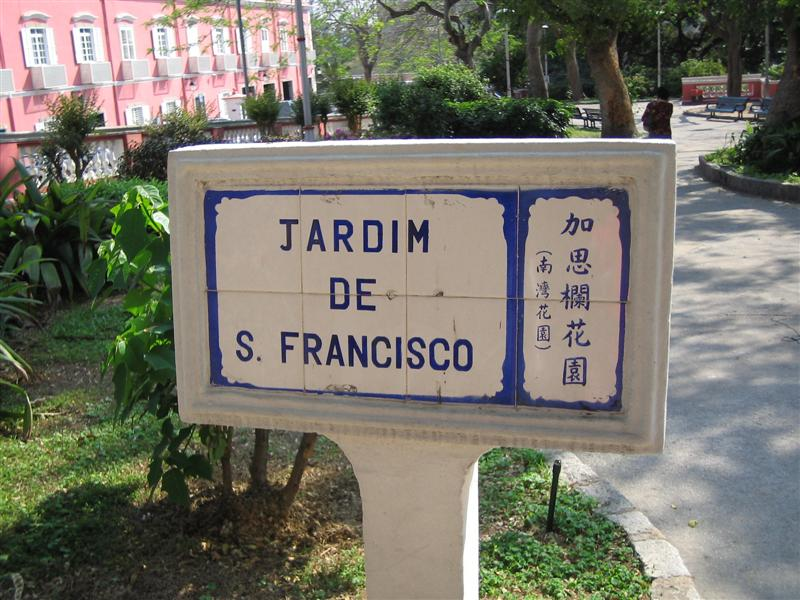
#> input picture street-sign.jpg, 800 x 600 px
$ jupyter execute lecture3.ipynb
#> lines starting #> are read from the running program, lines starting #| are printed output that depends on the picture; after the words box and inside, x2 and y2 are one past the last pixel; in counts of white or black regions, pixels touching at a corner belong together
# What is Pillow

Python Imaging Library (abbreviated as PIL) (in newer versions known as Pillow) is a free library for the Python programming language that adds support for opening, manipulating, and saving many different image file formats.

Some of the file formats supported are PPM, PNG, JPEG, GIF, TIFF, and BMP. It is also possible to create new file decoders to expand the library of file formats accessible.

# Usingh Pillow for imaging processing

## Read & write and display image
There are two general ways to display image, first method is using im.show() function of Pillow, however sometimes it may work well in jupyter.

The alternative method is using third party library called matplotlib to display it.

Here is an example.

[cell 1]
### read a image then display it###
from PIL import Image
import matplotlib.pyplot as plt
img=Image.open('./street-sign.jpg')
#> img is the input picture: PIL image 800x600 RGB; mean R, G, B 118.9, 116.9, 105.2
# %matplotlib inline  #用这条命令防止Jupyter返回内存地址，直接显示图片
plt.imshow(img)
plt.show()

[cell 2]
#### save a image
img=Image.open('./street-sign.jpg')
img.save('street-sign-save.jpg')

When you finish these steps, you will find a new file called street-sign-save.jpg in your left column

## Transform image
This part will tell you basic image transform information such as crop image size, rotate image, resize image etc.
### crop image
if your image is too big or some part of image is unuseful, you can crop it based on your idea.
Here is an example.

[cell 3]
### read a image then display it###
from PIL import Image
import matplotlib.pyplot as plt
img=Image.open('./street-sign.jpg')
region = (100,100,700,450)
cropImg = img.crop(region)
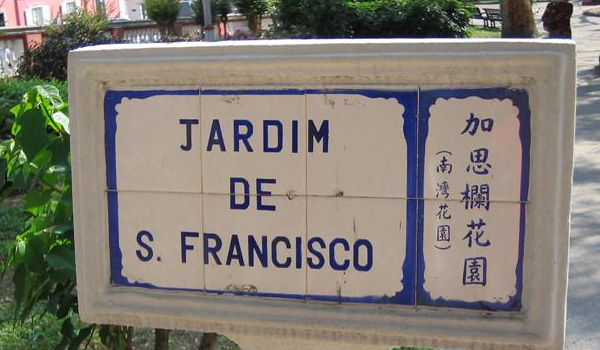
#> cropImg: PIL image 600x350 RGB; mean R, G, B 129.5, 124.3, 115.3
plt.imshow(cropImg)
plt.show()

### rotate image
if some images are not in good angle, you may need to rotate them to make them look better.
Here is an example.

[cell 4]
img_rotate = img.rotate(45)  ### you can change the number of rotate angle in this function.
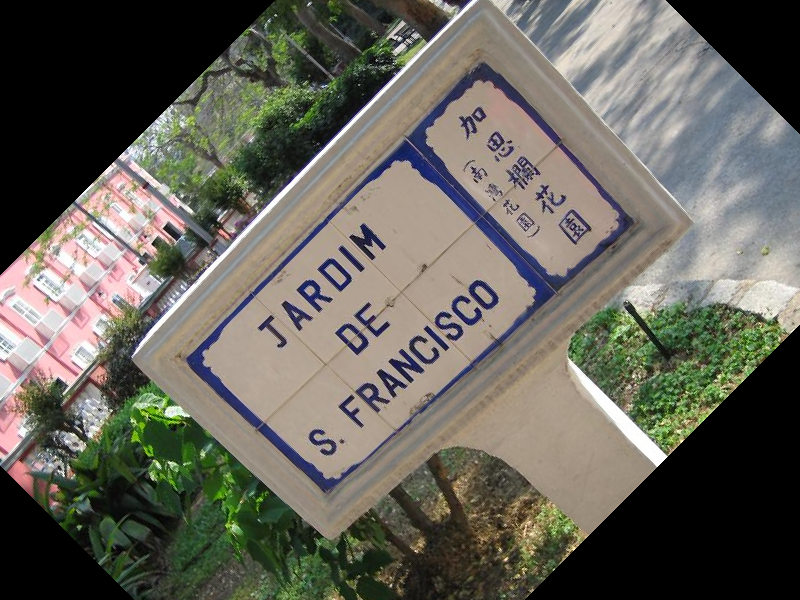
#> img_rotate: PIL image 800x600 RGB; mean R, G, B 101.8, 99.6, 90.3
plt.imshow(img_rotate)
plt.show()

[cell 5]
img_rotate = img.transpose(Image.ROTATE_90) ### here is another method, also could rotate image in the same way. ROTATE_90 means rotate 90 degree
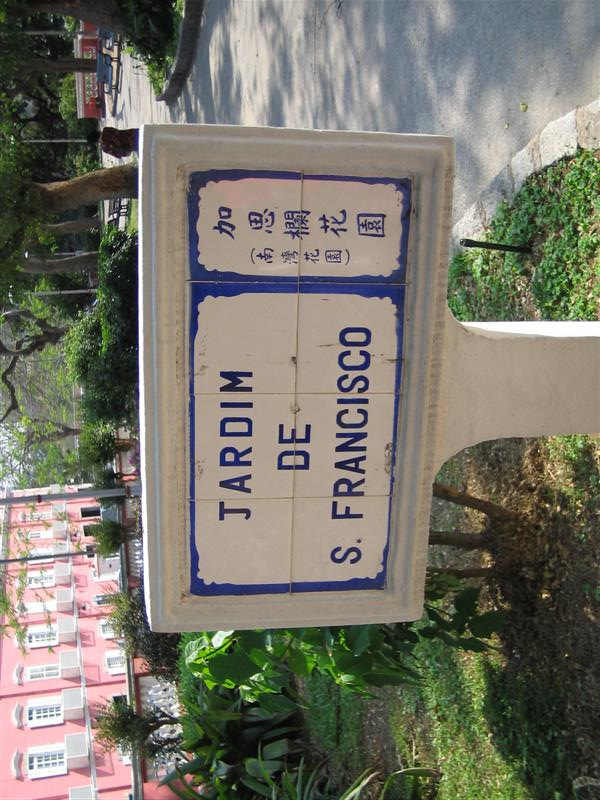
#> img_rotate: PIL image 600x800 RGB; mean R, G, B 118.9, 116.9, 105.2
plt.imshow(img_rotate)
plt.show()

### scale image
sometime images are too large to process or need to cost lots of time to calculate, you can resize images to make them more samller.
Here is an example.

[cell 6]
img_resize = img.resize((400, 300)) ## Scale the image to 300*400 pixel size
plt.imshow(img_resize)
plt.show()

## convert image
Pillow has its own conversion () method to convert images into different formats. Take gray scale image conversion as an example:

[cell 7]
### read a image then display it###
from PIL import Image
import matplotlib.pyplot as plt
img=Image.open('./street-sign.jpg')
img_convert = img.convert('L') ##L means grapscale mode，you can try RGB, F mode.  note if having error in this line, you may need upgrade matplotlib like this: pip install matplotlib --upgrade
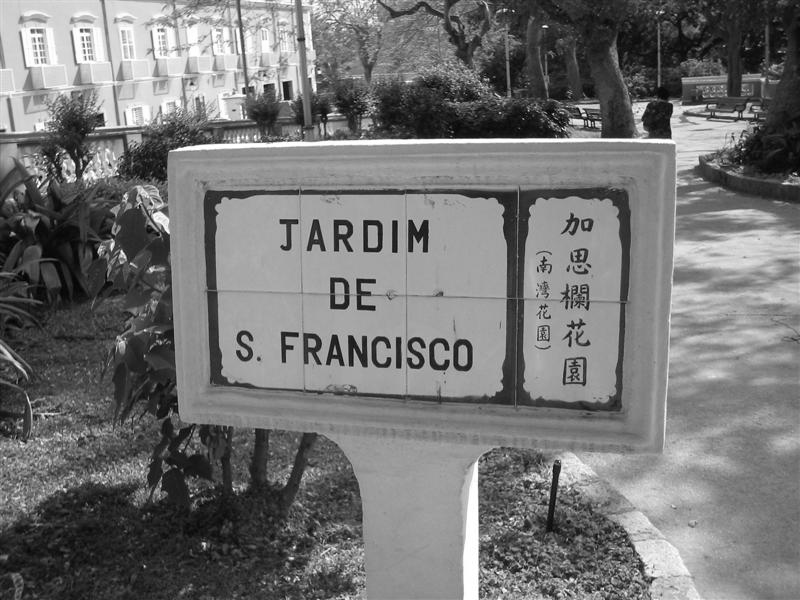
#> img_convert: PIL image 800x600 L; min 0, max 255, mean 116.2
plt.imshow(img_convert)
plt.show()

## image binaryzation

Image Binarization is the process of setting the gray value of the pixels on the image to 0 or 255, that is to say, the whole image presents obvious black-and-white effect.

In digital image processing, binary image plays a very important role. The binarization of image greatly reduces the amount of data in the image, so that the outline of the object can be highlighted.

In Pillow, we use point () method to judge each pixel of an image, and set its gray value to 0 or 255 according to its relative size with the mean value, then convert it into a binary image.

[cell 8]
WHITE, BLACK = 255, 0   #define gray constant value
img_point = img.point(lambda x: WHITE if x > 128 else BLACK)  #judge each pixel
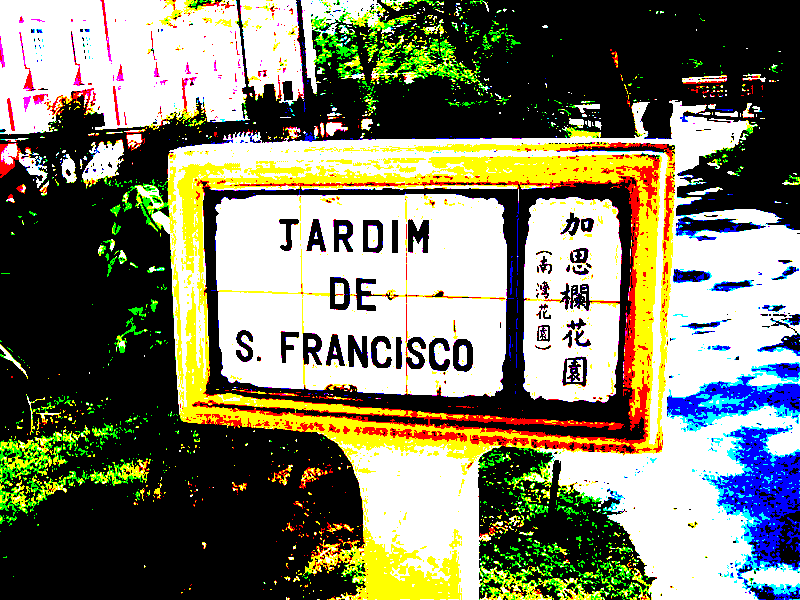
#> img_point: PIL image 800x600 RGB; mean R, G, B 126.1, 126.3, 103.9
img_binary = img_point.convert('1')  #convert to binary image
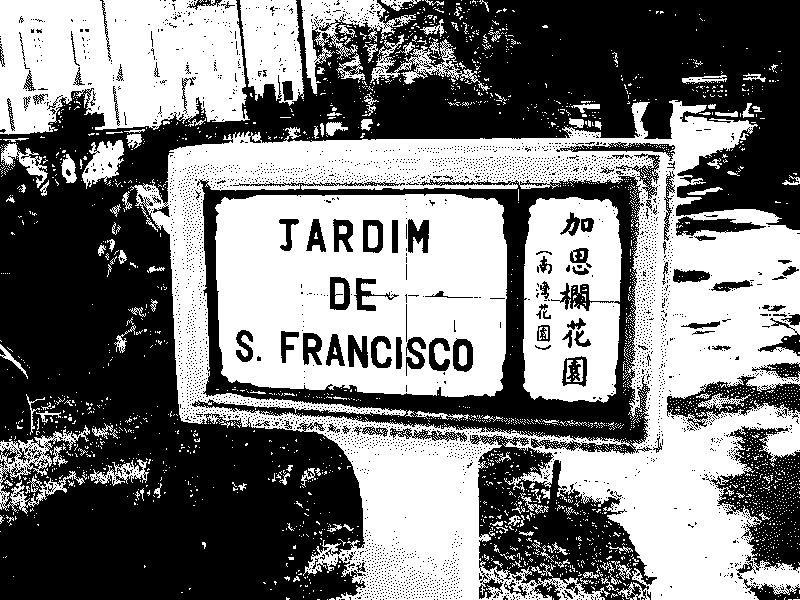
#> img_binary: PIL image 800x600 1; 48.6% white; 2718 white regions (2578 under 20 px), largest, box (x1, y1, x2, y2) and area: (130, 100, 800, 600) 112546, (215, 194, 507, 397) 48315, (0, 0, 250, 135) 27600
plt.imshow(img_binary)
plt.show()

## image filtering
Image filtering in Python mainly deals with image smoothing, sharpening and edge enhancement. You can regard it as a filter in a mobile phone.

There are many kinds of filtering in Pillow. We take relief filtering as an example.

Firstly, the filter class in Pillow is introduced

[cell 9]
from PIL import Image,ImageFilter
img_filter = img.filter(ImageFilter.EMBOSS) ### emboss means filter type we used, you can choose anther method based on your work.
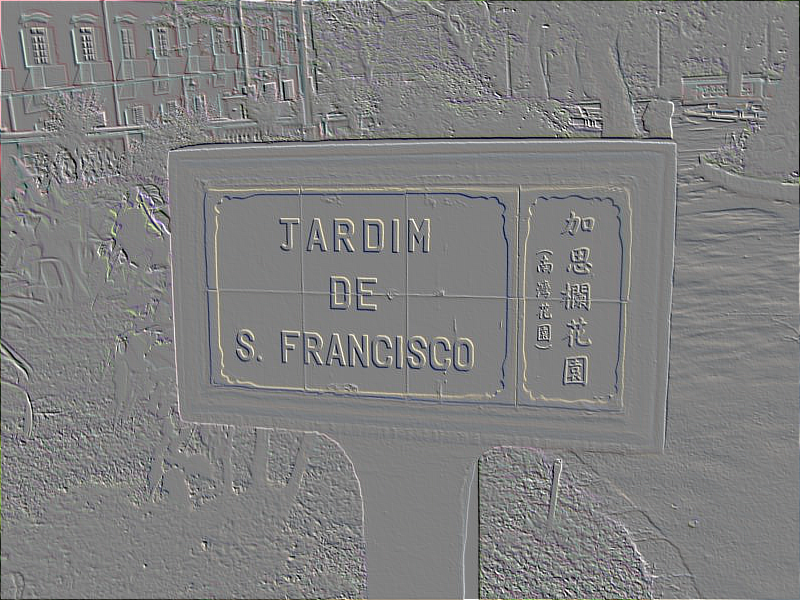
#> img_filter: PIL image 800x600 RGB; mean R, G, B 127.9, 127.9, 127.9
plt.imshow(img_filter)
plt.show()

When change other filter such edge_enhance to find egde of objects in the image

[cell 10]
from PIL import Image,ImageFilter
img_filter = img.filter(ImageFilter.EDGE_ENHANCE) ### find traffic sign edge better.
plt.imshow(img_filter)
plt.show()

When change other filter such CONTOUR to find contour of objects in the image

[cell 11]
from PIL import Image,ImageFilter
img_filter = img.filter(ImageFilter.CONTOUR) ### find traffic sign contour.
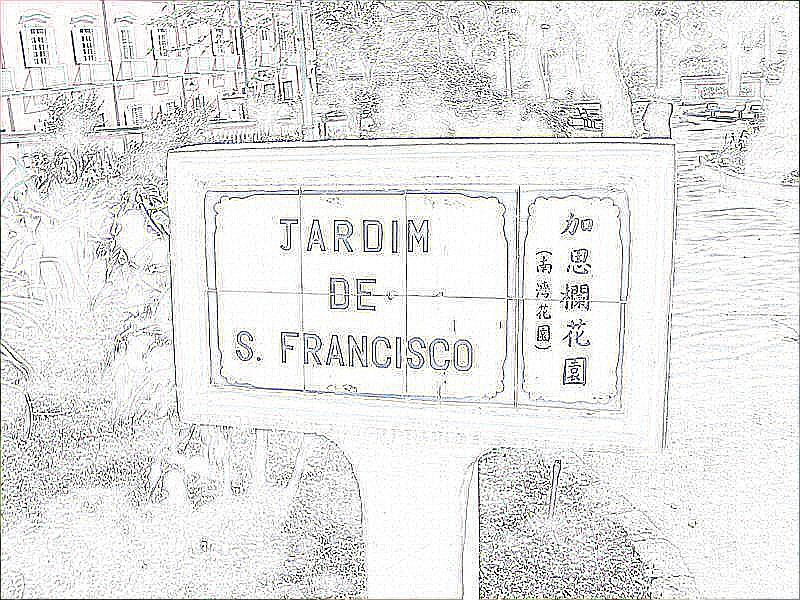
#> img_filter: PIL image 800x600 RGB; mean R, G, B 230.4, 230.4, 230.2
plt.imshow(img_filter)
plt.show()

### Using filter to do de-nosing
Sometimes some images have some noise and make us not easy to evaluate, we can use some filters to remove its noise.

Here we give an example, using median filter to remove noise in the image.

The Median Filter is a nonlinear digital filtering technique, often used to remove noise from an image or signal. Such noise reduction is a typical pre-processing step to improve the results of later processing (for example, edge detection on an image). Median filtering is very widely used in digital image processing because, under certain conditions, it preserves edges while removing noise (but see discussion below), also having applications in signal processing.

Please note this read image file name is "street-sign_noise.jpg", not "street-sign.jpg"

[cell 12]
### read a image then display it###
from PIL import Image
import matplotlib.pyplot as plt
img_noise=Image.open('./street-sign_noise.jpg')
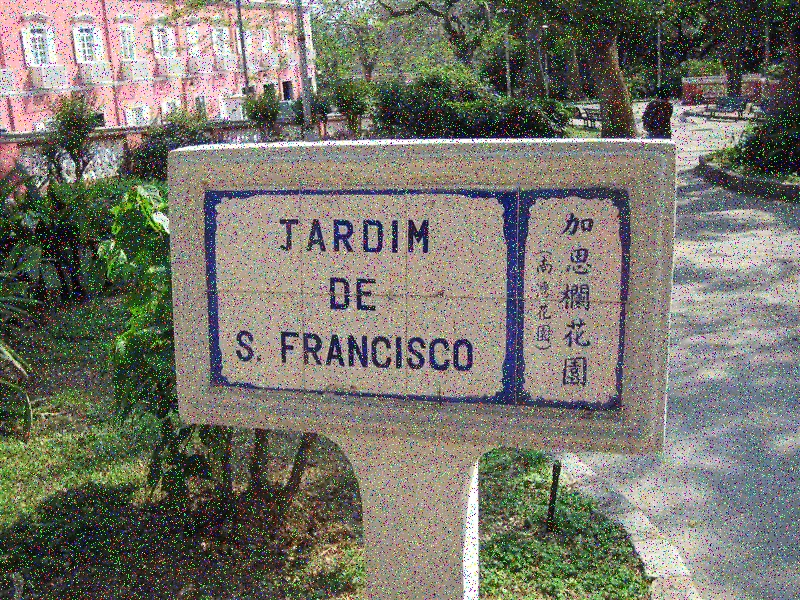
#> input picture street-sign_noise.jpg, 800 x 600 px
#> img_noise is the input picture: PIL image 800x600 RGB; mean R, G, B 119.7, 117.9, 107.4
plt.figure()
plt.subplot(1,2,1)
plt.imshow(img_noise)
plt.subplot(1,2,2)
img_filter = img_noise.filter(ImageFilter.MedianFilter(5)) ### using median filter to remove noise
plt.imshow(img_filter)
plt.show()

You can try other filter to remove noise such as gaussian filter, and also try to change different parameter in "img_noise.filter(ImageFilter.GaussianBlur(radius=2)) " and check its results.

Try to undertand its principle and corresponding results.

[cell 13]
### read a image then display it###
from PIL import Image
import matplotlib.pyplot as plt
img_noise=Image.open('./street-sign_noise.jpg')
plt.figure()
plt.subplot(1,2,1)
plt.imshow(img_noise)
plt.subplot(1,2,2)
img_filter = img_noise.filter(ImageFilter.GaussianBlur(radius=2)) ### using median filter to remove noise
plt.imshow(img_filter)
plt.show()

## Image Histogram
An image histogram is a type of histogram that acts as a graphical representation of the tonal distribution in a digital image. It plots the number of pixels for each tonal value. By looking at the histogram for a specific image a viewer will be able to judge the entire tonal distribution at a glance

1. Histogram is a graphical representation of the intensity distribution of an image.
2. Histogram quantifies the number of pixels for each intensity value.

Here is an example about the histogram of color image

[cell 14]
import cv2 ## you may need install opencv package in order to plot histogram well : pip install opencv-python
import numpy as np
from matplotlib import pyplot as plt
img = cv2.imread('./street-sign.jpg')
#> img: shape (600, 800, 3)
plt.figure()
plt.subplot(1,2,1)
plt.imshow(img)
plt.subplot(1,2,2)
color = ('b','g','r')  ### color RGB image has three channel: Red Green and Blue.
for i,col in enumerate(color):
    histr = cv2.calcHist([img],[i],None,[256],[0,256])
    plt.plot(histr,color = col)
    plt.xlim([0,256])
plt.show()
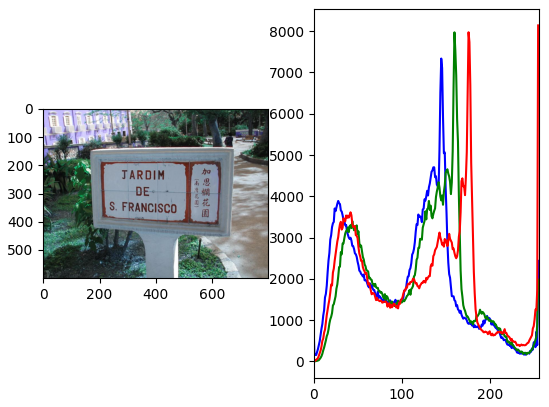
#> figure drawn by matplotlib, 2 panels; B, G, R data is drawn as R, G, B; panel 2: curve peaks at x = 145, y = 7336; panel 2: curve peaks at x = 160, y = 7971; panel 2: curve peaks at x = 255, y = 8139
